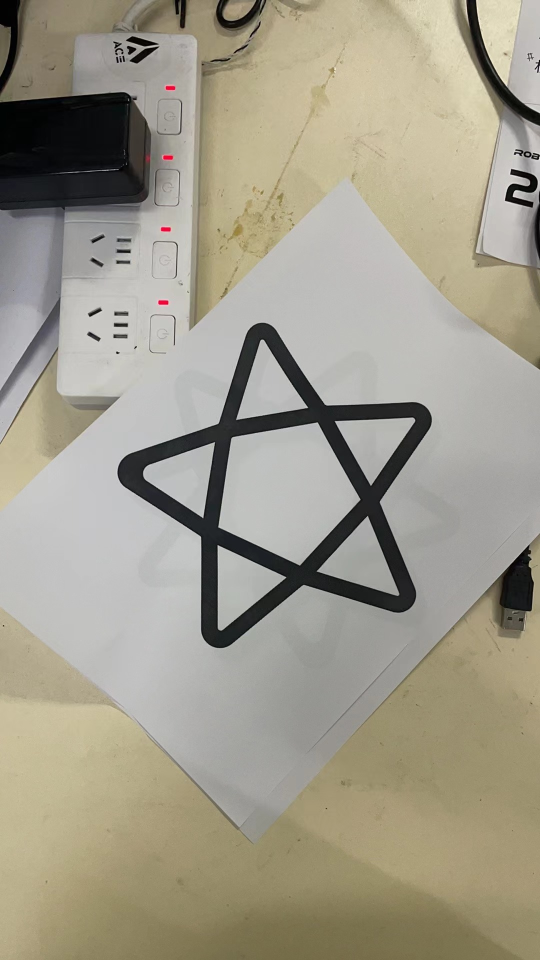
//> input picture 项目/现实.jpg, 1080 x 1920 px (shown at 1/2 size)
$ ./二值化轮廓   (built with g++ and OpenCV 4)
//> lines starting //> are read from the running program, lines starting //| are printed output that depends on the picture; after the words box and inside, x2 and y2 are one past the last pixel; in counts of white or black regions, pixels touching at a corner belong together
#include <opencv2/core/utils/logger.hpp>
#include<opencv2/core.hpp>
#include<opencv2/highgui.hpp>
#include<opencv2/imgproc.hpp>
#include<iostream>
#include <map>
//---basic function---
cv::Mat image, imageresize, imageGray, imageBlur, imagethresh, imageDil, imageErode;
int thresh = 80;
std::vector<cv::Point> points;
std::vector<cv::Point> shortpoints;
std::vector<cv::Point> longpoints;

cv::Point2f center;
float radius = 0;
std::map<double, cv::Point> mappoint;
/*
查找五角星轮廓
通过层次关系排除
*/
static void getContours(cv::Mat imagethresh)
{
	std::vector<std::vector<cv::Point>> contours;
	std::vector<cv::Vec4i> hierarchy;

	cv::findContours(imagethresh, contours, hierarchy,
		cv::RETR_TREE, cv::CHAIN_APPROX_SIMPLE);

	std::vector<std::vector<cv::Point>> conPoly(contours.size());
	std::vector<cv::Rect> boundRect(contours.size());

	for (int i = 0; i < contours.size(); i++)
	{
		if (hierarchy[i][3] == -1)continue;
		if (hierarchy[i][2] == -1)continue;
		//cv::drawContours(imageresize, contours, i, cv::Scalar(255, 0, 255), 2);
		//std::cout << contours[i].size() << std::endl;

		cv::minEnclosingCircle(cv::Mat(contours[i]), center, radius);

		double length = cv::arcLength(contours[i], true);
		//cv::approxPolyDP(contours[i], conPoly[i], 0.03 * length, true);
		cv::approxPolyDP(contours[i], conPoly[i], 0.03 * length, true);
		//cv::approxPolyDP(contours[i], conPoly[i], 0.017 * length, true);
		cv::drawContours(imageresize, conPoly, i, cv::Scalar(25, 0, 255), 5);
		//std::cout << conPoly[i].size() << std::endl;
		points.clear();
		for (int j = 0; j < conPoly[i].size(); j++)
		{
			points.push_back(conPoly[i][j]);
		}
	}

	//std::cout << contours.size() << std::endl;
}

static void Point()
{
	mappoint.clear();
	cv::circle(imageresize, center, cvRound(radius), cv::Scalar(250, 25, 0), 2);
	cv::circle(imageresize, center, 5, cv::Scalar(250, 25, 0), -1);
	for (int i = 0; i < points.size(); i++)
	{
		cv::circle(imageresize,points[i], 5, cv::Scalar(0, 255, 0), cv::FILLED);

		double dy = points[i].y - center.y;
		double dx = points[i].x - center.x;

		double angle = atan2(dy, dx);

		//std::cout << angle << std::endl;
		//cv::putText(imageresize, std::to_string(angle)+"--" + std::to_string(i), points[i], cv::FONT_HERSHEY_PLAIN, 1, cv::Scalar(200, 69, 0), 1.5);
		mappoint.insert(std::make_pair(angle, points[i]));

	}

	for (std::map<double, cv::Point>::iterator it = mappoint.begin(); it != mappoint.end(); it++)
	{
		std::cout << " key " << (*it).first << std::endl;
	}

}

static void ClassifyPoint()
{
	shortpoints.clear();
	longpoints.clear();
	cv::Point2f firstpoint, secondpoint;
	bool oneflag = true, flag = true;
	do
	{
		firstpoint = (*mappoint.begin()).second;
		mappoint.erase(mappoint.begin());
		secondpoint = (*mappoint.begin()).second;
		mappoint.erase(mappoint.begin());
		if (oneflag)
		{
			oneflag = false;
			double firstlength = cv::norm(firstpoint - center);
			double secondlength = cv::norm(secondpoint - center);
			flag = firstlength > secondlength ? true : false;
		}
		if (flag)
		{
			longpoints.push_back(firstpoint);
			shortpoints.push_back(secondpoint);
		}
		else
		{
			longpoints.push_back(secondpoint);
			shortpoints.push_back(firstpoint);
		}
	} while (!mappoint.empty());
}

void test()
{
	for (int i = 0; i < longpoints.size(); i++)
	{
		cv::circle(imageresize, longpoints[i], 5, cv::Scalar(250, 25, 0), 5);
		cv::putText(imageresize, std::to_string(i), longpoints[i], cv::FONT_HERSHEY_PLAIN, 5, cv::Scalar(0, 0, 200), 2);
	}
	for (int i = 0; i < shortpoints.size(); i++)
	{
		cv::circle(imageresize, shortpoints[i], 5, cv::Scalar(250, 25, 0), 5);
		cv::putText(imageresize, std::to_string(i), shortpoints[i], cv::FONT_HERSHEY_PLAIN, 5, cv::Scalar(200, 0, 0), 2);
	}
}

int main()
{
	cv::utils::logging::setLogLevel(cv::utils::logging::LOG_LEVEL_SILENT);//不再输出日志

	std::string path = "D:/NHJ/Documents/Visual Studio 2022/VS 2022/Projects/opencv_help/项目/现实.jpg";
	image = cv::imread(path);
//> image is the input picture: 1920 rows x 1080 cols, CV_8UC3; mean B, G, R 139.3, 155.2, 160.1
	cv::resize(image, imageresize, cv::Size(), 0.3, 0.3);
	//cv::resize(image, imageresize, cv::Size(), 1, 1);
	cv::cvtColor(imageresize, imageGray, cv::COLOR_BGR2GRAY);
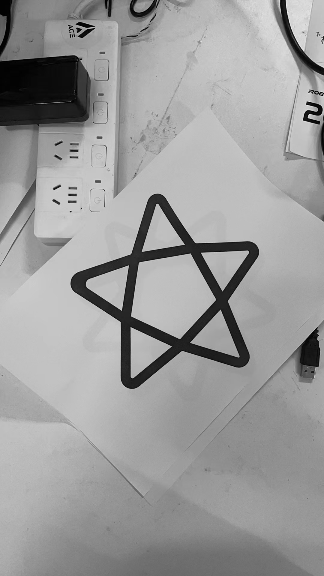
//> imageGray: 576 rows x 324 cols, CV_8UC1; min 0, max 240, mean 154.8
	//cv::GaussianBlur(imageGray, imageGray, cv::Size(3, 3), 0, 0);
	//cv::imshow("Gou", imageGray);

	cv::threshold(imageGray, imagethresh, thresh, 255, cv::THRESH_BINARY);
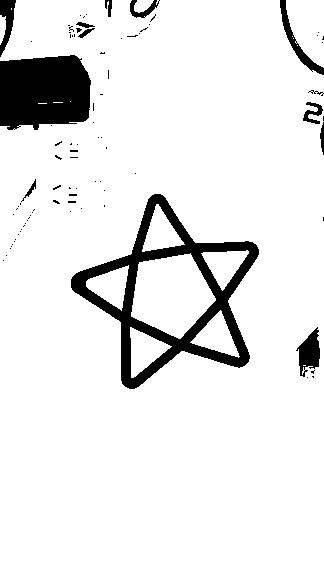
//> imagethresh: 576 rows x 324 cols, CV_8UC1; 90.8% white; 88 black regions (75 under 20 px)
	getContours(imagethresh);
//> in getContours, `cv::findContours(imagethresh, contours, hierarchy, cv::RETR_TREE, cv::..`: contours = 124 contours, 99 with area under 20; largest, box (x1, y1, x2, y2) and area: (0, 0, 324, 576) 176080, (70, 193, 260, 390) 19052, (131, 253, 216, 339) 4840, (286, 0, 324, 68) 1778, (130, 327, 172, 378) 1034
//> in getContours, `std::vector<std::vector<cv::Point>> conPoly(contours.size());`: conPoly = 124 empty contours
//> the loop in getContours, `for (int i = 0; i < contours.size(); i++)` made 124 passes
//> (center, radius, length) on pass 54: (Point(170.3, 294.7), 103, 707.3)
//> length on pass 20: 176
//> after the loop in getContours, `for (int i = 0; i < contours.size(); i++)`:
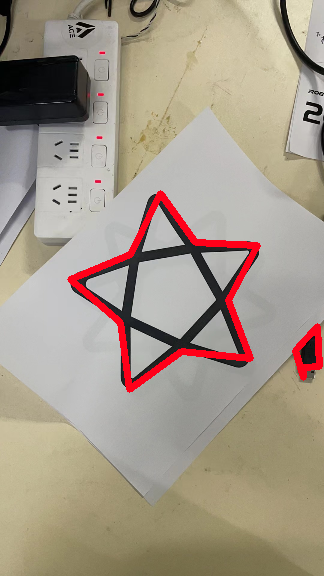
//> imageresize: 576 rows x 324 cols, CV_8UC3; mean B, G, R 137.8, 153, 165
//> after the loop in getContours, `for (int i = 0; i < contours.size(); i++)`: points = 10 Points (x, y): [160, 193], [195, 242], [257, 245], [228, 300], [250, 358], [181, 351], [129, 389], [120, 322], [70, 279], [130, 254]
	Point();
//> in Point, `cv::circle(imageresize, center, cvRound(radius), cv::Scalar(250, 25, 0..`: imageresize: 576 rows x 324 cols, CV_8UC3; 1.04% of pixels changed, all inside (x1, y1, x2, y2) = (66, 191, 275, 400)
//> in Point, `cv::circle(imageresize, center, 5, cv::Scalar(250, 25, 0), -1);`: imageresize: 576 rows x 324 cols, CV_8UC3; mean B, G, R 138.7, 151.4, 163
//> the loop in Point, `for (int i = 0; i < points.size(); i++)` made 10 passes
//> (dy, dx, angle) on passes 1 to 10: (-101.7, -10.26, -1.67), (-52.67, 24.74, -1.13), (-49.67, 86.74, -0.52), (5.33, 57.74, 0.0921), (63.33, 79.74, 0.671), (56.33, 10.74, 1.38), (94.33, -41.26, 1.98), (27.33, -50.26, 2.64), (-15.67, -100.3, -2.99), (-40.67, -40.26, -2.35)
//> after the loop in Point, `for (int i = 0; i < points.size(); i++)`:
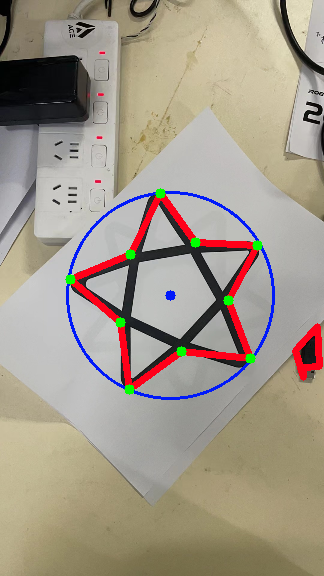
//> imageresize: 576 rows x 324 cols, CV_8UC3; mean B, G, R 138.3, 152.4, 162.2
//> the loop in Point, `for (std::map<double, cv::Point>::iterator it = mappoint.begin(); it !..` made 10 passes
//|  key -2.98657
//|  key -2.3511
//|  key -1.67133
//|  key -1.13159
//|  key -0.520013
//|  key 0.0920799
//|  key 0.671189
//|  key 1.38233
//> (output is shown up to pass 8 of 10)
	ClassifyPoint();
//> the loop in ClassifyPoint, `do` made 5 passes
//> (firstpoint, secondpoint, firstlength, secondlength, flag) on pass 1: (Point(70, 279), Point(130, 254), 101.5, 57.22, true)
//> (firstpoint, secondpoint) on passes 2 to 5: (Point(160, 193), Point(195, 242)), (Point(257, 245), Point(228, 300)), (Point(250, 358), Point(181, 351)), (Point(129, 389), Point(120, 322))
//> after the loop in ClassifyPoint, `do`: oneflag = false; flag = true
	test();
//> the loop in test, `for (int i = 0; i < longpoints.size(); i++)` made 5 passes
//> after the loop in test, `for (int i = 0; i < longpoints.size(); i++)`:
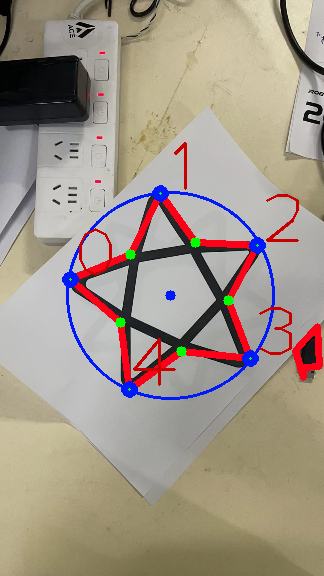
//> imageresize: 576 rows x 324 cols, CV_8UC3; mean B, G, R 138, 150.5, 161.9
//> the loop in test, `for (int i = 0; i < shortpoints.size(); i++)` made 5 passes
//> pass 1, in test, `cv::putText(imageresize, std::to_string(i), shortpoints[i], cv::FONT_H..`:
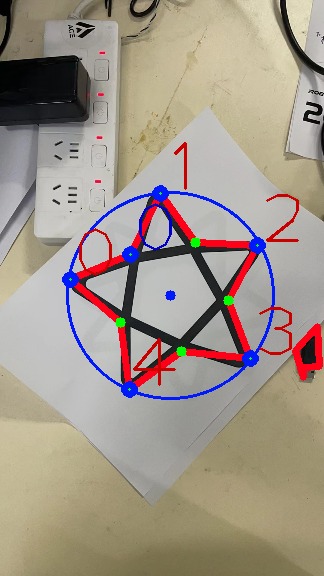
//> imageresize: 576 rows x 324 cols, CV_8UC3; 0.27% of pixels changed, all inside (x1, y1, x2, y2) = (122, 203, 172, 263)
//> after the loop in test, `for (int i = 0; i < shortpoints.size(); i++)`:
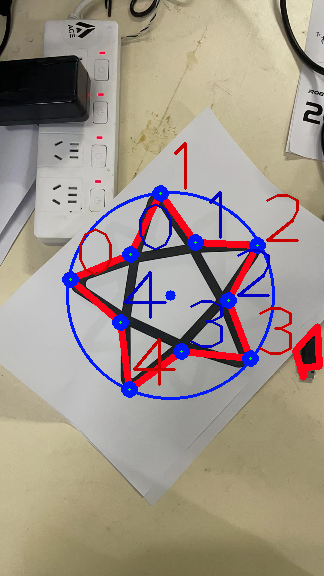
//> imageresize: 576 rows x 324 cols, CV_8UC3; mean B, G, R 139.5, 148.8, 160.2
	cv::imshow("Thresh", imagethresh);
	cv::imshow("imageresize", imageresize);
	cv::waitKey(0);
	return 0;
}


// [60 lines of commented-out code are left out]
